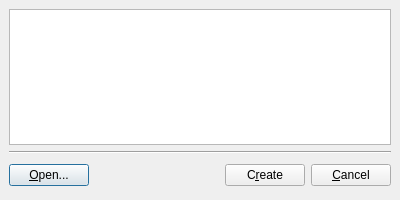
<ui version="4.0" >
 <author></author>
 <comment></comment>
 <exportmacro></exportmacro>
 <class>Dialog</class>
 <widget class="QDialog" name="Dialog" >
  <property name="geometry" >
   <rect>
    <x>0</x>
    <y>0</y>
    <width>400</width>
    <height>200</height>
   </rect>
  </property>
  <property name="windowTitle" >
   <string>New Shader</string>
  </property>
  <property name="sizeGripEnabled" >
   <bool>false</bool>
  </property>
  <property name="modal" >
   <bool>true</bool>
  </property>
  <layout class="QVBoxLayout" >
   <property name="margin" >
    <number>9</number>
   </property>
   <property name="spacing" >
    <number>6</number>
   </property>
   <item>
    <widget class="QListWidget" name="listWidget" />
   </item>
   <item>
    <widget class="Line" name="line" >
     <property name="orientation" >
      <enum>Qt::Horizontal</enum>
     </property>
    </widget>
   </item>
   <item>
    <layout class="QHBoxLayout" >
     <property name="margin" >
      <number>0</number>
     </property>
     <property name="spacing" >
      <number>6</number>
     </property>
     <item>
      <widget class="QPushButton" name="openButton" >
       <property name="text" >
        <string>&amp;Open...</string>
       </property>
      </widget>
     </item>
     <item>
      <spacer>
       <property name="orientation" >
        <enum>Qt::Horizontal</enum>
       </property>
       <property name="sizeHint" >
        <size>
         <width>91</width>
         <height>31</height>
        </size>
       </property>
      </spacer>
     </item>
     <item>
      <widget class="QPushButton" name="okButton" >
       <property name="text" >
        <string>C&amp;reate</string>
       </property>
      </widget>
     </item>
     <item>
      <widget class="QPushButton" name="cancelButton" >
       <property name="text" >
        <string>&amp;Cancel</string>
       </property>
      </widget>
     </item>
    </layout>
   </item>
  </layout>
 </widget>
 <pixmapfunction></pixmapfunction>
 <tabstops>
  <tabstop>listWidget</tabstop>
  <tabstop>okButton</tabstop>
  <tabstop>cancelButton</tabstop>
 </tabstops>
 <resources/>
 <connections>
  <connection>
   <sender>okButton</sender>
   <signal>clicked()</signal>
   <receiver>Dialog</receiver>
   <slot>accept()</slot>
   <hints>
    <hint type="sourcelabel" >
     <x>310</x>
     <y>241</y>
    </hint>
    <hint type="destinationlabel" >
     <x>96</x>
     <y>179</y>
    </hint>
   </hints>
  </connection>
  <connection>
   <sender>cancelButton</sender>
   <signal>clicked()</signal>
   <receiver>Dialog</receiver>
   <slot>reject()</slot>
   <hints>
    <hint type="sourcelabel" >
     <x>403</x>
     <y>241</y>
    </hint>
    <hint type="destinationlabel" >
     <x>179</x>
     <y>179</y>
    </hint>
   </hints>
  </connection>
  <connection>
   <sender>listWidget</sender>
   <signal>doubleClicked(QModelIndex)</signal>
   <receiver>Dialog</receiver>
   <slot>accept()</slot>
   <hints>
    <hint type="sourcelabel" >
     <x>223</x>
     <y>121</y>
    </hint>
    <hint type="destinationlabel" >
     <x>122</x>
     <y>179</y>
    </hint>
   </hints>
  </connection>
  <connection>
   <sender>listWidget</sender>
   <signal>activated(QModelIndex)</signal>
   <receiver>Dialog</receiver>
   <slot>accept()</slot>
   <hints>
    <hint type="sourcelabel" >
     <x>73</x>
     <y>125</y>
    </hint>
    <hint type="destinationlabel" >
     <x>66</x>
     <y>182</y>
    </hint>
   </hints>
  </connection>
 </connections>
</ui>
